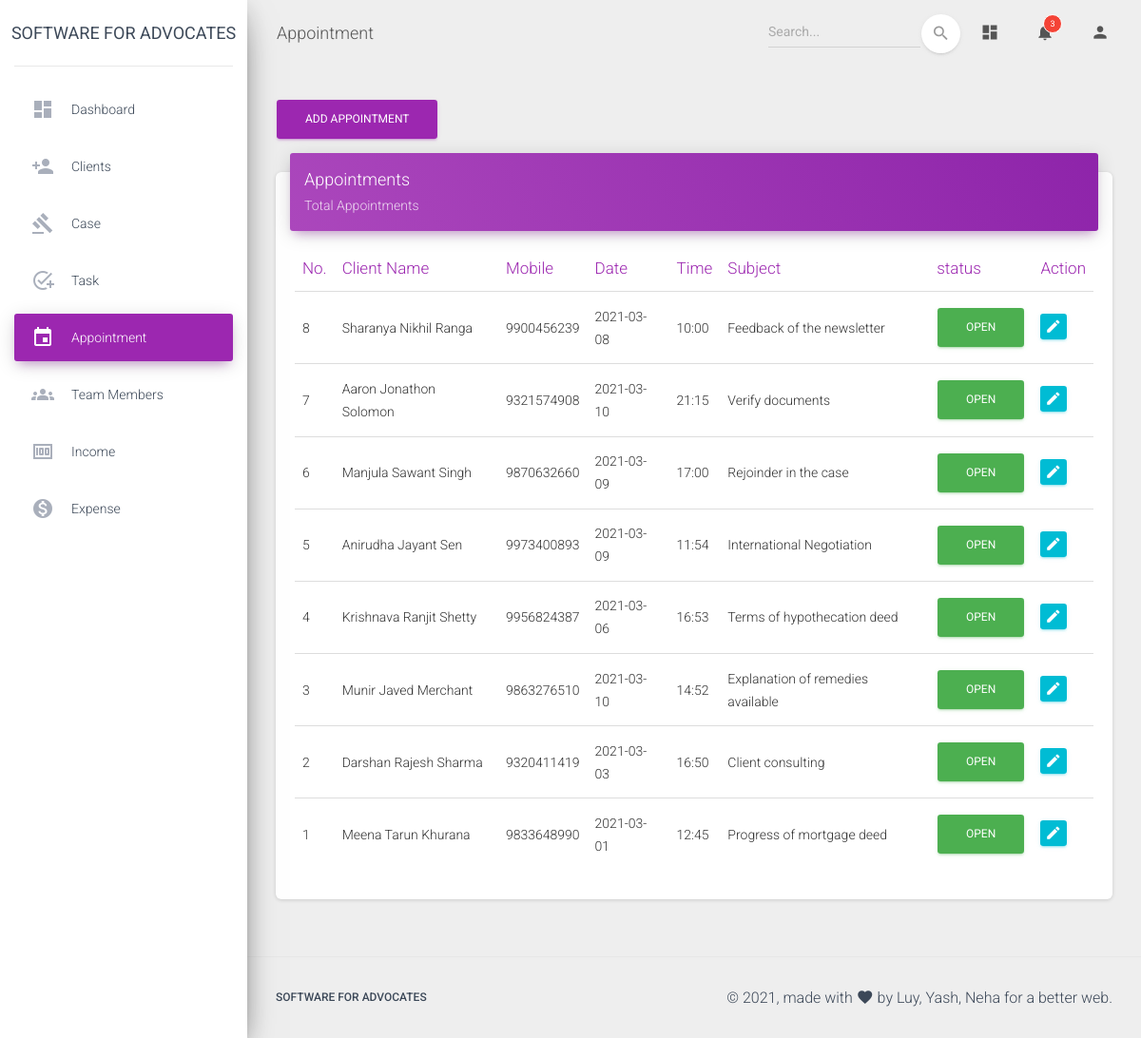
Page /admin/appointment.php (signed in) on the earlier database version.
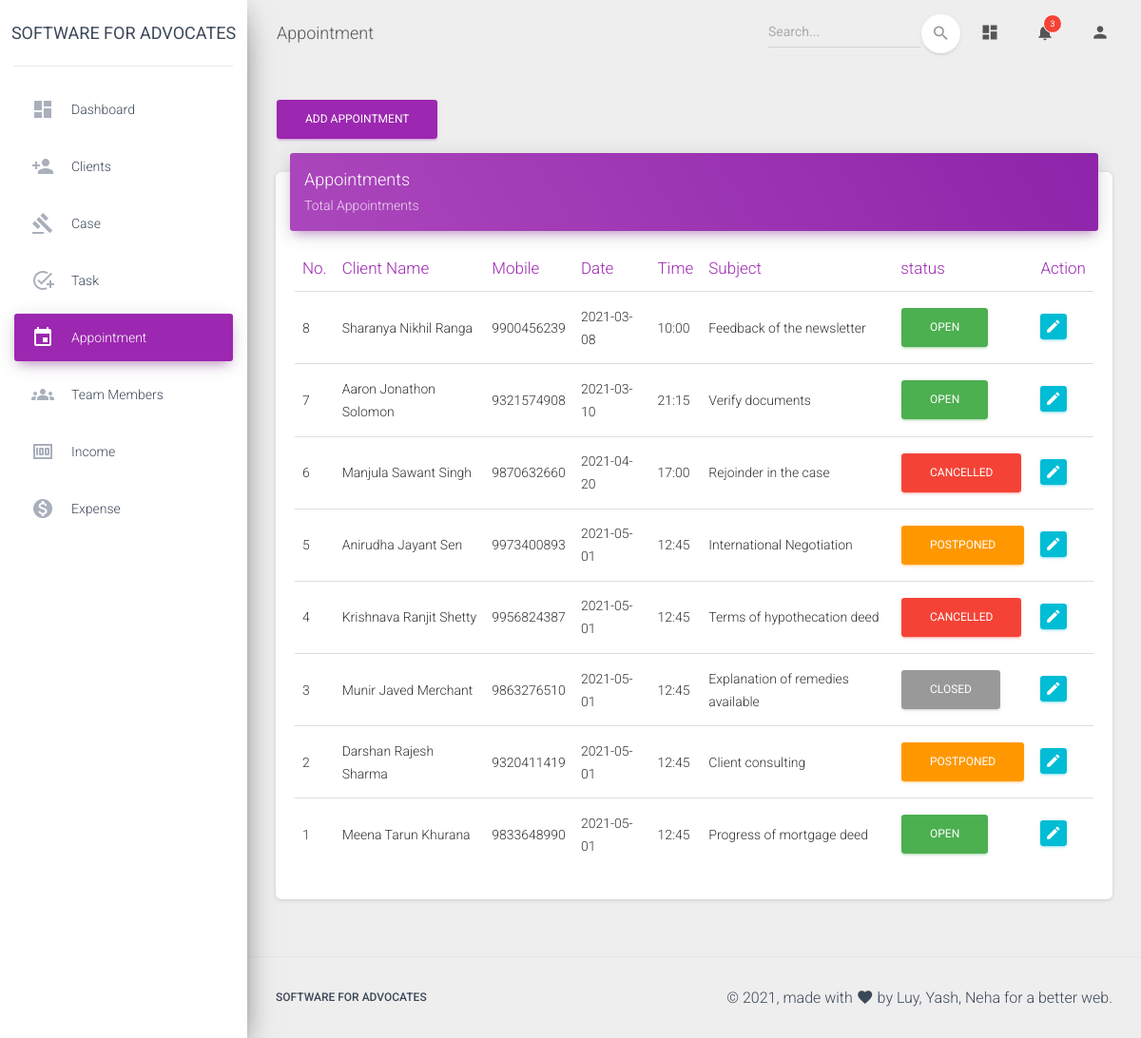
Same page on the later database version.
### tables this page shows
CREATE TABLE `appointment` (
  `ID` int(20) NOT NULL,
  `cname` varchar(50) NOT NULL,
  `mobno` varchar(10) NOT NULL,
  `date` varchar(10) NOT NULL,
  `time` varchar(10) NOT NULL,
  `subject` varchar(200) NOT NULL,
  `status` varchar(10) NOT NULL
);

### admin/appointment.php (the view, shortened to what this page needs)
<?php
if(isset($_SESSION['admin']) && $_SESSION['admin']==true) {
  $conn = db_connect();
  $query = "SELECT * from appointment ORDER BY ID DESC";
  $result = mysqli_query($conn, $query);
?>
<!DOCTYPE html>
<html lang="en">
<head>
  <link rel="stylesheet" href="https://maxcdn.bootstrapcdn.com/font-awesome/latest/css/font-awesome.min.css">
  <link href="../assets/css/material-dashboard.css?v=2.1.2" rel="stylesheet" />
</head>
<body class="">
  <div class="wrapper ">
    <div class="sidebar bg-white" data-color="purple" data-background-color="white">
      <div class="logo bg-white"><a href="#" class="simple-text logo-normal">
          Software for Advocates
        </a></div>
      <div class="sidebar-wrapper bg-white">
        <ul class="nav">
          <li class="nav-item ">
            <a class="nav-link" href="./dashboard.php">
              <i class="material-icons">dashboard</i>
              <p>Dashboard</p>
            </a>
          </li>
          <li class="nav-item ">
            <a class="nav-link" href="./client.php">
              <i class="material-icons">person_add</i>
              <p>Clients</p>
            </a>
          </li>
          <li class="nav-item ">
            <a class="nav-link" href="./cases.php">
              <i class="material-icons">gavel</i>
              <p>Case</p>
            </a>
          </li>
          <li class="nav-item ">
            <a class="nav-link" href="./task.php">
              <i class="material-icons">add_task</i>
              <p>Task</p>
            </a>
          </li>
          <li class="nav-item active ">
            <a class="nav-link" href="./appointment.php">
              <i class="material-icons">event</i>
              <p>Appointment</p>
            </a>
          </li>
          <li class="nav-item ">
            <a class="nav-link" href="./teammembers.php">
              <i class="material-icons">groups</i>
              <p>Team members</p>
            </a>
          </li>
          <li class="nav-item ">
            <a class="nav-link" href="./income.php">
              <i class="material-icons">money</i>
              <p>Income</p>
            </a>
          </li>
          <li class="nav-item ">
            <a class="nav-link" href="./expense.php">
              <i class="material-icons">monetization_on</i>
              <p>Expense</p>
            </a>
          </li>
        </ul>
      </div>
    </div>
    <div class="main-panel">
      <nav class="navbar navbar-expand-lg navbar-transparent navbar-absolute fixed-top ">
        <div class="container-fluid">
          <div class="navbar-wrapper">
            <a class="navbar-brand">Appointment</a>
          </div>
          <div class="collapse navbar-collapse justify-content-end">
            <form class="navbar-form">
              <div class="input-group no-border">
                <input type="text" id="search" name="search" class="form-control" placeholder="Search..." onkeyup="searchItem()">
                <button type="button" class="btn btn-white btn-round btn-just-icon">
                  <i class="material-icons">search</i>
                  <div class="ripple-container"></div>
                </button>
              </div>
            </form>
            <ul class="navbar-nav">
              <li class="nav-item">
                <a class="nav-link" href="./dashboard.php">
                  <i class="material-icons">dashboard</i>
                </a>
              </li>
              <li class="nav-item dropdown">
                <a class="nav-link" href="#" id="navbarDropdownMenuLink" data-toggle="dropdown" aria-haspopup="true" aria-expanded="false">
                  <i class="material-icons">notifications</i>
                  <span class="notification">3</span>
                </a>
              </li>
              <li class="nav-item dropdown">
                <a class="nav-link" href="javascript:;" id="navbarDropdownProfile" data-toggle="dropdown" aria-haspopup="true" aria-expanded="false">
                  <i class="material-icons">person</i>
                </a>
              </li>
            </ul>
          </div>
        </div>
      </nav>
      <div class="content">
        <div class="container-fluid">
        <div class="row">
            <div class="col-md-4 col-lg-2">
              <a href="./addappointment.php" class="btn btn-primary" role="button">Add Appointment</a>
            </div>
          </div>
          <div class="row">
            <div class="col-lg-12 col-md-12">
              <div class="card">
                <div class="card-header card-header-primary">
                  <h4 class="card-title">Appointments</h4>
                  <p class="card-category">Total Appointments</p>
                </div>
                <div class="card-body table-responsive">
                  <table class="table table-hover" id="myTable">
                    <thead class="text-primary">
                      <th>No.</th>
                      <th>Client Name</th>
                      <th>Mobile</th>
                      <th>Date</th>
                      <th>Time</th>
                      <th>Subject</th>
                      <th>status</th>
                      <th>Action</th>
                    </thead>
                    <tbody>
                    <?php while($array = mysqli_fetch_assoc($result)): ?>
                      <tr>
                        <td><?php echo $array['ID']; ?></td>
                        <td><?php echo $array['cname']; ?></td>
                        <td><?php echo $array['mobno']; ?></td>
                        <td><?php echo $array['date']; ?></td>
                        <td><?php echo $array['time']; ?></td>
                        <td><?php echo $array['subject']; ?></td>
                        <td>
                          <?php if($array['status']=='OPEN') { ?>
                          <button type="button" class="btn btn-success" onclick="fetchstatus(<?php echo $array['ID']?>);">
                          <?php echo $array['status']; ?>
                          </button>
                          <?php } else if($array['status']=='CLOSED') { ?>
                          <button type="button" class="btn btn-default" onclick="fetchstatus(<?php echo $array['ID']?>)">
                          <?php echo $array['status']; ?>
                          </button>
                          <?php } else if($array['status']=='CANCELLED') { ?>
                          <button type="button" class="btn btn-danger" onclick="fetchstatus(<?php echo $array['ID']?>)">
                          <?php echo $array['status']; ?>
                          </button>
                          <?php } else if($array['status']=='POSTPONED') { ?>
                          <button type="button" class="btn btn-warning" onclick="fetchstatus(<?php echo $array['ID']?>)">
                          <?php echo $array['status']; ?>
                          </button>
                          <?php } ?>
                        </td>
                        <td class="td-actions text-middle">
                          <div class='row'>
                          <div class='col-1 form-group'>
                          <form method= "post" action ="./editappointment.php">
                            <button type="submit" rel="tooltip" class="btn btn-info" name='edit' value="<?php echo $array['ID']; ?>">
                                <i class="material-icons">edit</i>
                            </button>
                          </form>
                          </div>
                          </div>
                        </td>
                      </tr>
                    <?php endwhile; ?>
                    </tbody>
                  </table>
                </div>
              </div>
            </div>
          </div>
        </div>
      </div>
      <footer class="footer">
        <div class="container-fluid">
          <nav class="float-left">
            <ul>
              <li>
                <a>
                  Software for Advocates
                </a>
              </li>
            </ul>
          </nav>
          <div class="copyright float-right">
            &copy;
            , made with <i class="material-icons">favorite</i> by
            Luy, Yash, Neha for a better web.
          </div>
        </div>
      </footer>
    </div>
  </div>
</body>
</html>
<?php
}
else {
  header("Location: ../index.php");
}
?>

Differences in the rows shown:
changed appointment "Manjula Sawant Singh": date "2021-03-09" → "2021-04-20"; status "OPEN" → "CANCELLED"
changed appointment "Anirudha Jayant Sen": date "2021-03-09" → "2021-05-01"; time "11:54" → "12:45"; status "OPEN" → "POSTPONED"
changed appointment "Krishnava Ranjit Shetty": date "2021-03-06" → "2021-05-01"; time "16:53" → "12:45"; status "OPEN" → "CANCELLED"
changed appointment "Munir Javed Merchant": date "2021-03-10" → "2021-05-01"; time "14:52" → "12:45"; status "OPEN" → "CLOSED"
changed appointment "Darshan Rajesh Sharma": date "2021-03-03" → "2021-05-01"; time "16:50" → "12:45"; status "OPEN" → "POSTPONED"
changed appointment "Meena Tarun Khurana": date "2021-03-01" → "2021-05-01"
